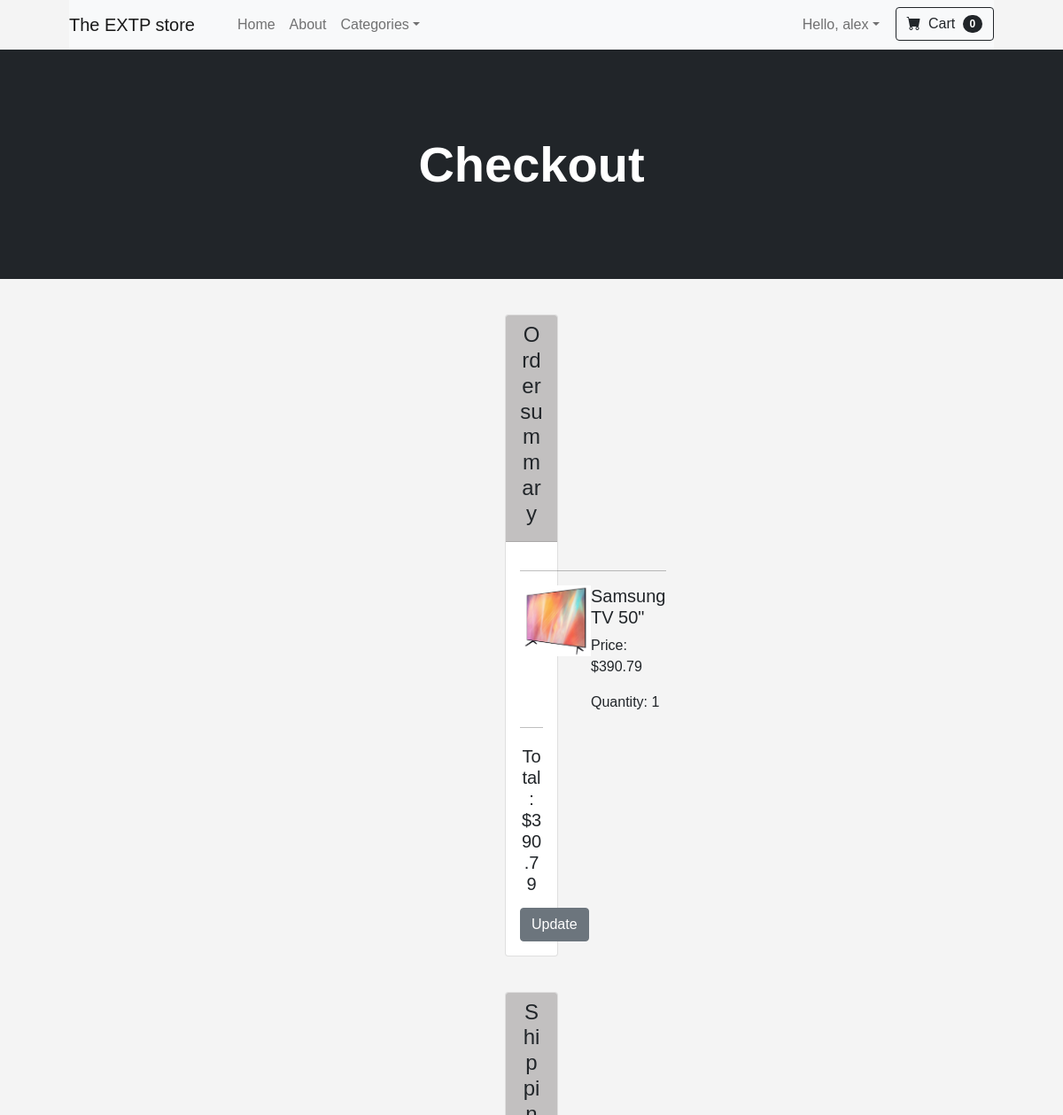
Before: /cart/buy_it_now/27/ (signed in, upper part) with the older database file.
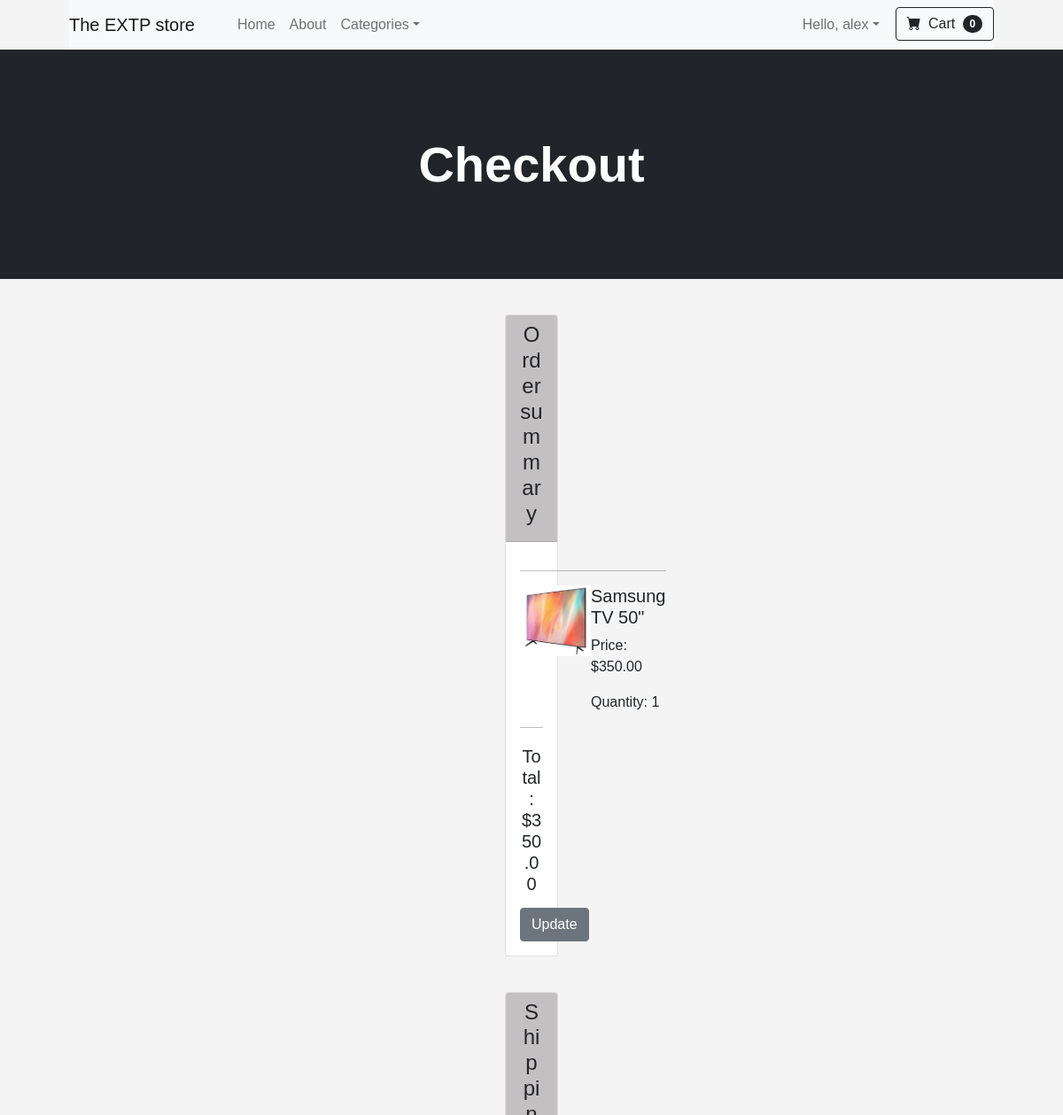
After: the same page with the newer database file.
### ecommerce/models.py (models this page shows, shortened)
class Product(models.Model):
    product_name = models.CharField(max_length=100)
    category = models.ForeignKey(Category, on_delete=models.SET_NULL, blank=True, null=True)
    description = models.TextField()
    image = models.ImageField(upload_to='product_images/', blank=True, null=True)
    created_at = models.DateTimeField(auto_now_add=True)
    price = models.DecimalField(max_digits=6, decimal_places=2)
    quantity = models.IntegerField(default=55)
    seller = models.CharField(max_length=100, default="EXTP")
    on_sale = models.BooleanField(default=False)
    sale_price = models.DecimalField(max_digits=6, decimal_places=2, blank=True, null=True)

### cart/views.py (the view, shortened to what this page needs)
# urls.py: path("buy_it_now/<int:product_id>/", views.buy_it_now, name="buy_it_now"),
@login_required
def buy_it_now(request, product_id):
    product = Product.objects.get(id=product_id)
    profile = UserProfile.objects.filter(user=request.user).first()
    if product.on_sale:
        total_price = product.sale_price
    else:
        total_price = product.price
    global global_random_number
    global_random_number = random.randint(100000, 999999)
    if request.method == 'GET':
        form = ShippingInfoForm(instance=profile)
    return render(request, 'cart/buy_it_now.html', {'product': product, 'form': form, 'total_price': total_price, 'global_random_number': global_random_number})

### ecommerce/views.py (called while the page is built)
def custom_context(request):
    categories = models.Category.objects.all()
    if request.user.is_authenticated:
        quantity_cart = Cart.objects.filter(user=request.user).count()
    else:
        quantity_cart = 0
    return {'categories': categories, "quantity_cart": quantity_cart}

### templates/cart/buy_it_now.html (shortened to what this page needs)
{% extends "base.html" %}
{% block content %}
    <header class="bg-dark py-5">
        <div class="container px-4 px-lg-5 my-5">
            <div class="text-center text-white">
                <h1 class="display-4 fw-bolder">Checkout</h1>
            </div>
        </div>
    </header>
    <div class="card" style="margin: 40px 570px;">
        <div class="card-header" style="text-align: center; background-color: rgb(194, 192, 192);" >
            <h4>Order summary</h4>
        </div>
        <div class="card-body" >
            <table class="table table-borderless" >
                <tr style="margin: 40px 450px;">
                    <td style="padding: 0px;" width="150">
                        <hr class="my-line" style="color: rgb(0, 0, 0);">
                        <a href="{% url 'ecommerce:product_detail' product.id %}">
                            <img src="{{ product.image.url }}" alt="product" width="80" height="80">
                        </a>
                    </td>
                    <td style="padding: 0px;">
                        <hr class="my-line" style="color: rgb(0, 0, 0);">
                        <h5 class="card-title">{{ product.product_name }}</h5>
                        <p class="card-text">Price: ${{ total_price }}</p>
                        <p class="card-text">Quantity: 1</p>
                    </td>
                </tr>
            </table>
            <hr class="my-line" style="color: rgb(0, 0, 0);">
            <h5 style="text-align: center; margin-top: 20px;">Total: ${{ total_price }}</h5>
            <div style="text-align: center; margin-top: 15px;">
                <a href="{% url 'cart:cart_details' %}" class="btn btn-secondary">Update</a>
            </div>
        </div>
    </div>
    <div class="card" style="margin: 40px 570px;">
        <div class="card-header" style="text-align: center; background-color: rgb(194, 192, 192);">
            <h4>Shipping information</h4>
        </div>
    </div>
{% endblock %}

Changed rows visible on the page:
changed Product "Samsung TV 50\"": sale_price "390.79" → "350.00"
